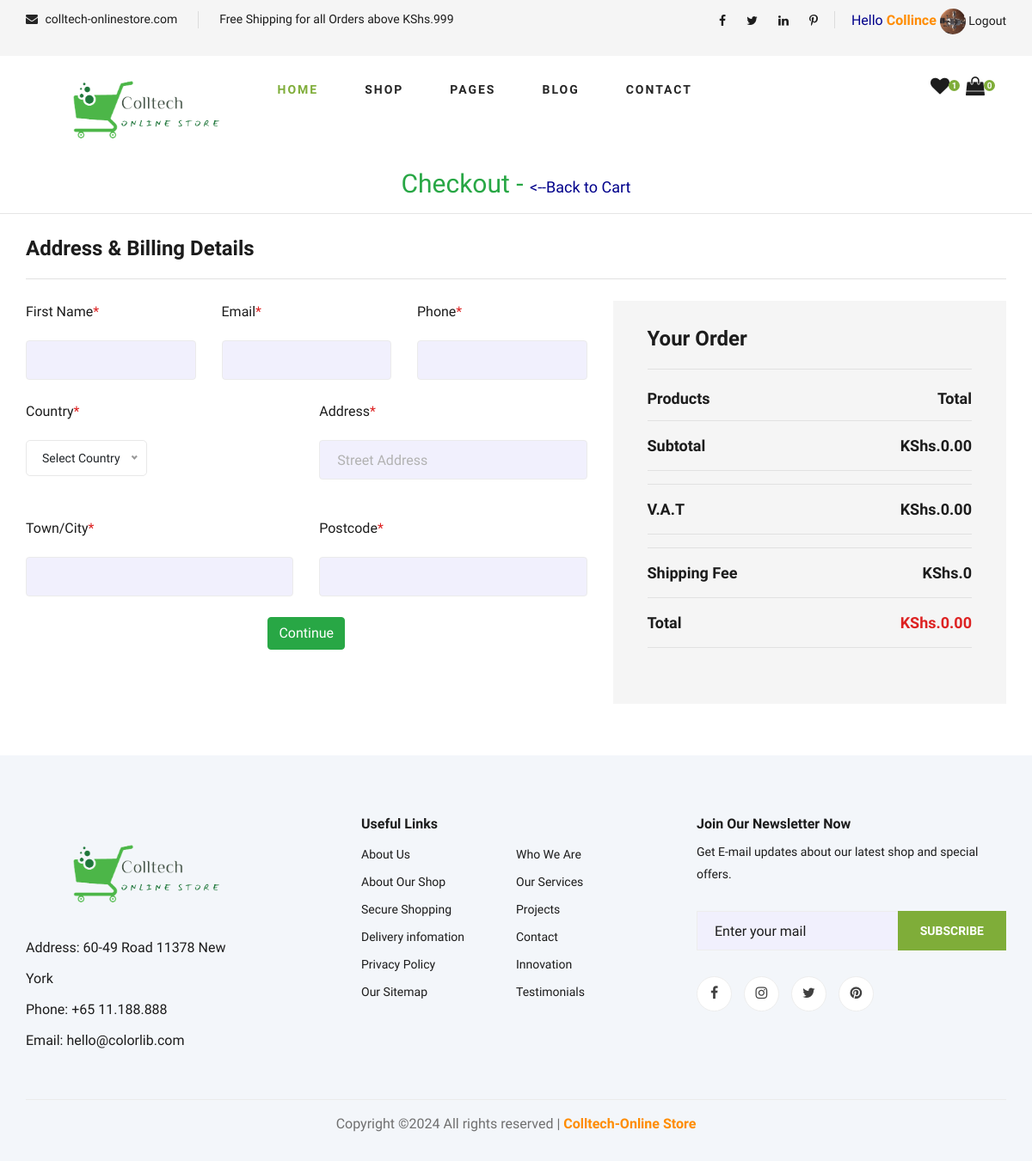
The app's page /checkout/ (signed in) with its own data.
### a_main/models.py (models this page shows, shortened)
class Customer(models.Model):
    user = models.OneToOneField(User, on_delete=models.CASCADE)
    email = models.EmailField(unique=True)
    address = models.CharField(max_length=200)
    phone = models.CharField(max_length=20)
    middlename = models.CharField(max_length=255, null=True, blank=True)
    lastname = models.CharField(max_length=255, null=True, blank=True)
    image = models.ImageField(upload_to='profilepics', default='user.png', null=True, blank=True)
    location = models.CharField(max_length=255, null=True, blank=True)
    alternate_email = models.EmailField(max_length=255, null=True, blank=True)
    created_on = models.DateTimeField(auto_now_add=True)

class Order(models.Model):
    customer = models.ForeignKey(Customer, on_delete=models.CASCADE, null=True, blank=True)
    ordered_date = models.DateTimeField(auto_now_add=True)
    total = models.DecimalField(max_digits=10, default=0, decimal_places=2)
    complete = models.BooleanField(default=False, null=True, blank=True)
    payment_method = models.CharField(max_length=20, choices=[('Credit Card', 'Credit Card'), ('M-PESA', 'M-PESA'), ('Cash on Delivery', 'Cash on Delivery')])
    shipping_method = models.CharField(max_length=20, choices=[('Standard', 'Standard'), ('Express', 'Express'), ('Pickup', 'Pickup')])
    order_id = models.CharField(unique=True, editable=False, default=uuid.uuid4, max_length=10)
    class Meta:
        ordering = ['-ordered_date']
    @property
    def get_cart_total(self):
        orderitems = self.orderitem_set.all()
        total = sum([item.get_total() for item in orderitems])
        return total
    @property
    def vat(self):
        sub_total = self.get_cart_total
        total_vat = sub_total * Decimal('0.16')
        return total_vat
    @property
    def get_order_total(self):
        sub_total = self.get_cart_total
        vat = self.vat
        total = sub_total + vat
        return total
    @property
    def get_cart_items(self):
        orderitems = self.orderitem_set.all()
        total = sum([item.quantity for item in orderitems])
        return total

### a_main/views.py (the view)
# urls.py: path('checkout/', views.checkout, name='checkout'),
@login_required
def checkout(request):
    user = request.user
    if user.is_authenticated:
        customer = request.user.customer
        order, created = Order.objects.get_or_create(customer=customer,complete = False)
        items = order.orderitem_set.all()
        cartItems = order.get_cart_items
    else:
        items = []
        order = {'get_cart_items':0, 'get_cart_total':0, 'vat':0, 'get_order_total':0}
        cartItems = order['get_cart_items']
    context  = {
        'items': items,
        'order': order,
        'cartItems': cartItems,
        }
    return render(request, 'a_main/checkout.html', context)

### templates/a_main/checkout.html (shortened to what this page needs)
{% extends 'a_main/base.html' %}
{% load static %}
{% block layout %}
   <h3 class="text-center bold text-success"> Checkout - <a style="font-size:18px;color:darkblue;text-align: center;vertical-align: center;" href="{% url 'shopping-cart' %}"> <--Back to Cart</a> </h3>
    <hr>
    <section class="checkout spad" style="margin-top:-70px !important">
        <div class="container">
            <div class="checkout__form">
                <h4>Address & Billing Details</h4>
                <div action="">
                    <div class="row">
                        <div class="col-lg-7 col-md-6">
                            <form id="form">
                            <div class="row">
                                <div class="col-lg-4">
                                    <div class="checkout__input">
                                        <p>First Name<span>*</span></p>
                                        <input type="text" name="firstname" id="firstname" autocomplete="True" required>
                                    </div>
                                </div>
                                <div class="col-lg-4">
                                    <div class="checkout__input">
                                        <p>Email<span>*</span></p>
                                        <input type="text" name="email" id="email" required>
                                    </div>
                                </div>
                                <div class="col-lg-4">
                                <div class="checkout__input">
                                    <p>Phone<span>*</span></p>
                                    <input type="text" name="phone" id="phone" required>
                                </div>
                                </div>
                            </div>
                            <div class="row">
                                <div class="col-lg-6">
                                    <div class="checkout__input">
                                        <p>Country<span>*</span></p>
                                    </div>
                                </div>
                                <div class="col-lg-6">
                                    <div class="checkout__input">
                                        <p>Address<span>*</span></p>
                                        <input type="text" placeholder="Street Address" name="address" id="address" required class="checkout__input__add">
                                    </div>
                                </div>
                            </div>
                            <div class="row">
                                <div class="col-lg-6">
                                    <div class="checkout__input">
                                        <p>Town/City<span>*</span></p>
                                        <input type="text" name="town" id="town" required>
                                    </div>
                                </div>
                                <div class="col-lg-6">
                                    <div class="checkout__input">
                                        <p>Postcode<span>*</span></p>
                                        <input type="text" name="postcode" id="postcode" required>
                                    </div>
                                </div>
                            </div>
                            <div class="d-flex align-items-center justify-content-center ">
                                <button id="addressbtn" class="addressbtn btn btn-success" type="submit">Continue</button>
                            </div>
                        </form>
                        </div>
                        <div class="col-lg-5 col-md-6">
                            <div class="checkout__order">
                                <h4>Your Order</h4>
                                <div class="checkout__order__products">Products <span>Total</span></div>
                                <div class="checkout__order__subtotal">Subtotal <span>KShs.{{order.get_cart_total|floatformat:2}}</span></div>
                                <div class="checkout__order__subtotal">V.A.T <span>KShs.{{ order.vat|floatformat:2 }}</span></div>
                                <div class="checkout__order__subtotal">Shipping Fee<span>KShs.0</span></div>
                                <div class="checkout__order__total">Total <span>KShs.{{order.get_order_total|floatformat:2}}</span></div>
                            </div>
                        </div>
                    </div>
                </div>
            </div>
        </div>
    </section>
{% endblock %}

### templates/a_main/base.html (shortened to what this page needs)
{% load static %}
<!DOCTYPE html>
<html lang="en-us">
<head>
    <link rel="stylesheet" href="https://cdnjs.cloudflare.com/ajax/libs/font-awesome/6.4.2/css/all.min.css" />
    <link rel="stylesheet" href="{% static 'css/bootstrap.min.css' %}" type="text/css">
    <link rel="stylesheet" href="{% static 'css/font-awesome.min.css' %}" type="text/css">
    <link rel="stylesheet" href="{% static 'css/elegant-icons.css' %}" type="text/css">
    <link rel="stylesheet" href="{% static 'css/nice-select.css' %}" type="text/css">
    <link rel="stylesheet" href="{% static 'css/jquery-ui.min.css' %}" type="text/css">
    <link rel="stylesheet" href="{% static 'css/owl.carousel.min.css' %}" type="text/css">
    <link rel="stylesheet" href="{% static 'css/slicknav.min.css' %}" type="text/css">
    <link rel="stylesheet" href="{% static 'css/style.css' %}" type="text/css">
    <link rel="stylesheet" href="{% static 'css/styles.css' %}" type="text/css">
</head>
<body>
    <header class="header">
        <div class="header__top">
            <div class="container">
                <div class="row">
                    <div class="col-lg-6 col-md-6">
                        <div class="header__top__left">
                            <ul>
                                <li><i class="fa fa-envelope"></i> colltech-onlinestore.com</li>
                                <li>Free Shipping for all Orders above KShs.999</li>
                            </ul>
                        </div>
                    </div>
                    <div class="col-lg-6 col-md-6">
                        <div class="header__top__right">
                            <div class="header__top__right__social">
                                <a href="#"><i class="fa fa-facebook"></i></a>
                                <a href="#"><i class="fa fa-twitter"></i></a>
                                <a href="#"><i class="fa fa-linkedin"></i></a>
                                <a href="#"><i class="fa fa-pinterest-p"></i></a>
                            </div>
                            {% if user.is_authenticated %}
                            <div class="header__top__right__auth">
                             <p style="color:darkblue;">Hello <span style="color:darkorange;font-weight: bold;">{{ user.username }}</span></p>
                            </div>
                            <div class="header__top__right__auth">
                                <a href="{% url 'account_logout' %}"><img style="width:30px;height:30px;border-radius: 50%;object-fit: cover;" src="{{ user.customer.image.url }}"> Logout</a>
                            </div>
                            {% else %}
                            <div class="header__top__right__auth">
                                <a style="color:darkblue;font-size: 22px;" href="{% url 'account_login' %}"><i class="fa fa-user"></i> Login</a>
                            </div>
                            {% endif %}
                        </div>
                    </div>
                </div>
            </div>
        </div>
        <div class="container">
            <div class="row">
                <div class="col-lg-3">
                    <div class="header__logo" style="margin-top:-20px !important;">
                        <a href="{% url 'homepage' %}"><img src="{% static 'logo/logo2.png' %}" alt=""></a>
                    </div>
                </div>
                <div class="col-lg-6">
                    <nav class="header__menu">
                        <ul>
                            <li class="active"><a href="{% url 'homepage' %}">Home</a></li>
                            <li><a href="{% url 'shop' %}">Shop</a></li>
                            <li><a href="#">Pages</a>
                            </li>
                            <li><a href="{% url 'blog' %}">Blog</a></li>
                            <li><a href="{% url 'contact' %}">Contact</a></li>
                        </ul>
                    </nav>
                </div>
                <div class="col-lg-3">
                    <div class="header__cart">
                        <ul>
                            <li><a href="{% url 'shopping-cart' %}"><i class="fa fa-heart"></i> <span>1</span></a></li>
                            <li><a href="{% url 'shopping-cart' %}"><i class="fa fa-shopping-bag"></i> <span>{{cartItems}}</span></a></li>
                        </ul>
                    </div>
                </div>
            </div>
        </div>
    </header>
    {% block layout %}
    {% endblock %}
    <footer class="footer spad">
        <div class="container">
            <div class="row">
                <div class="col-lg-3 col-md-6 col-sm-6">
                    <div class="footer__about">
                        <div class="footer__about__logo">
                            <a href="{% url 'homepage' %}"><img src="{% static 'logo/logo2.png' %}" alt=""></a>
                        </div>
                        <ul>
                            <li>Address: 60-49 Road 11378 New York</li>
                            <li>Phone: +65 11.188.888</li>
                            <li>Email: hello@colorlib.com</li>
                        </ul>
                    </div>
                </div>
                <div class="col-lg-4 col-md-6 col-sm-6 offset-lg-1">
                    <div class="footer__widget">
                        <h6>Useful Links</h6>
                        <ul>
                            <li><a href="#">About Us</a></li>
                            <li><a href="#">About Our Shop</a></li>
                            <li><a href="#">Secure Shopping</a></li>
                            <li><a href="#">Delivery infomation</a></li>
                            <li><a href="#">Privacy Policy</a></li>
                            <li><a href="#">Our Sitemap</a></li>
                        </ul>
                        <ul>
                            <li><a href="#">Who We Are</a></li>
                            <li><a href="#">Our Services</a></li>
                            <li><a href="#">Projects</a></li>
                            <li><a href="#">Contact</a></li>
                            <li><a href="#">Innovation</a></li>
                            <li><a href="#">Testimonials</a></li>
                        </ul>
                    </div>
                </div>
                <div class="col-lg-4 col-md-12">
                    <div class="footer__widget">
                        <h6>Join Our Newsletter Now</h6>
                        <p>Get E-mail updates about our latest shop and special offers.</p>
                        <form action="#">
                            <input type="text" placeholder="Enter your mail">
                            <button type="submit" class="site-btn">Subscribe</button>
                        </form>
                        <div class="footer__widget__social">
                            <a href="#"><i class="fa fa-facebook"></i></a>
                            <a href="#"><i class="fa fa-instagram"></i></a>
                            <a href="#"><i class="fa fa-twitter"></i></a>
                            <a href="#"><i class="fa fa-pinterest"></i></a>
                        </div>
                    </div>
                </div>
            </div>
            <div class="row">
                <div class="col-lg-12">
                    <div class="footer__copyright">
                        <div style="text-align: center;">
                            <p>Copyright &copy;<script>document.write(new Date().getFullYear());</script> All rights reserved | <span style="color:darkorange;font-weight:bolder;">Colltech-Online Store</span></p>
                        </div>
                    </div>
               </div>
            </div>
        </div>
    </footer>
</body>
</html>

### templates/a_main/checkout.html (style rules this page uses)
form input { background: rgb(241,240,253); color:black; border:1px solid #ccc; }

### records on screen
Order: get_cart_total "0.00", vat "0.00", get_order_total "0.00"

### other values on screen
{{ user.username }} "Collince"
{{ cartItems }} "0"
